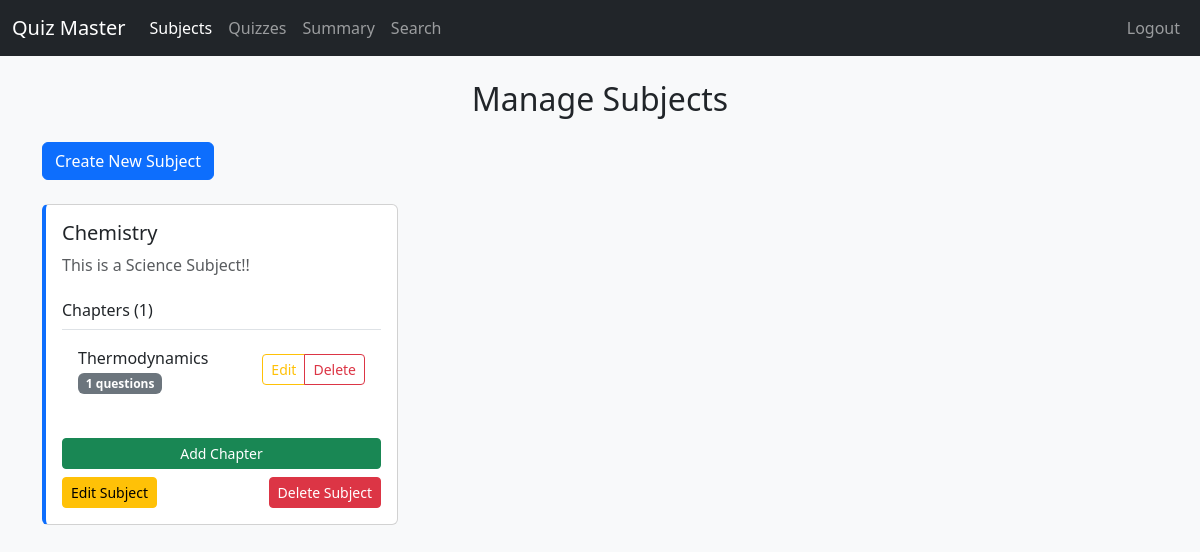
The app's page /manage_subjects (signed in) with its own data.
### models.py (models this page shows, shortened)
class Subject(db.Model):
    __tablename__ = 'subjects'
    id = db.Column(db.Integer, primary_key=True)
    name = db.Column(db.String(100), nullable=False, unique=True)
    description = db.Column(db.Text, nullable=True)
    chapters = db.relationship('Chapter', backref='subject', cascade='all, delete-orphan', lazy=True)

class Chapter(db.Model):
    __tablename__ = 'chapters'
    id = db.Column(db.Integer, primary_key=True)
    name = db.Column(db.String(100), nullable=False)
    subject_id = db.Column(db.Integer, db.ForeignKey('subjects.id'), nullable=False)
    quizzes = db.relationship('Quiz', backref='chapter', cascade='all, delete-orphan', passive_deletes=True)

### app.py (the view)
@app.route('/manage_subjects')
def manage_subjects():
    if not session.get('admin_logged_in'):
        return redirect(url_for('admin_login'))
    subjects = Subject.query.all()
    return render_template('manage_subjects.html', subjects=subjects)

### templates/manage_subjects.html (shortened to what this page needs)
<!DOCTYPE html>
<html lang="en">
<head>
    <link href="https://cdn.jsdelivr.net/npm/bootstrap@5.3.0/dist/css/bootstrap.min.css" rel="stylesheet">
</head>
<body class="bg-light">
    <nav class="navbar navbar-expand-lg navbar-dark bg-dark">
        <div class="container-fluid">
            <a class="navbar-brand" href="{{ url_for('admin_dashboard') }}">Quiz Master</a>
            <div class="collapse navbar-collapse" id="navbarNav">
                <ul class="navbar-nav me-auto">
                    <li class="nav-item">
                        <a class="nav-link active" href="{{ url_for('manage_subjects') }}">Subjects</a>
                    </li>
                    <li class="nav-item">
                        <a class="nav-link" href="{{ url_for('manage_quizzes') }}">Quizzes</a>
                    </li>
                    <li class="nav-item">
                        <a class="nav-link" href="{{ url_for('admin_summary') }}">Summary</a>
                    </li>
                    <li class="nav-item">
                        <a class="nav-link" href="{{ url_for('admin_search') }}">Search</a>
                    </li>
                </ul>
                <ul class="navbar-nav">
                    <li class="nav-item">
                        <a class="nav-link" href="{{ url_for('admin_logout') }}">Logout</a>
                    </li>
                </ul>
            </div>
        </div>
    </nav>
    <div class="container mt-4">
        <h2 class="text-center mb-4">Manage Subjects</h2>
        <a href="{{ url_for('create_subject') }}" class="btn btn-primary mb-4">Create New Subject</a>
        <div class="row">
            {% for subject in subjects %}
            <div class="col-md-6 col-lg-4 mb-4">
                <div class="card subject-card h-100">
                    <div class="card-body d-flex flex-column">
                        <h5 class="card-title">
                            <a href="{{ url_for('subject_detail', subject_id=subject.id) }}" class="text-decoration-none text-dark">
                                {{ subject.name }}
                            </a>
                        </h5>
                        <p class="card-text text-muted">{{ subject.description }}</p>
                        <div class="mt-2 mb-3 flex-grow-1">
                            <h6 class="border-bottom pb-2">Chapters ({{ subject.chapters|length }})</h6>
                            <ul class="list-group list-group-flush">
                                {% for chapter in subject.chapters %}
                                <li class="list-group-item py-2">
                                    <div class="d-flex justify-content-between align-items-center">
                                        <span class="pe-2">
                                            {{ chapter.name }}
                                            <span class="badge bg-secondary">
                                                {% set question_count = namespace(total=0) %}
                                                {% for quiz in chapter.quizzes %}
                                                    {% set question_count.total = question_count.total + quiz.questions|length %}
                                                {% endfor %}
                                                {{ question_count.total }} questions
                                            </span>
                                        </span>
                                        <div class="btn-group">
                                            <a href="{{ url_for('edit_chapter', id=chapter.id) }}"
                                               class="btn btn-sm btn-outline-warning">Edit</a>
                                            <a href="{{ url_for('delete_chapter', id=chapter.id) }}"
                                               class="btn btn-sm btn-outline-danger">Delete</a>
                                        </div>
                                    </div>
                                </li>
                                {% else %}
                                <li class="list-group-item text-muted">No chapters yet</li>
                                {% endfor %}
                            </ul>
                        </div>
                        <div class="mt-auto">
                            <a href="{{ url_for('create_chapter', subject_id=subject.id) }}"
                               class="btn btn-success btn-sm w-100 mb-2">Add Chapter</a>
                            <div class="d-flex justify-content-between">
                                <a href="{{ url_for('edit_subject', id=subject.id) }}"
                                   class="btn btn-warning btn-sm">Edit Subject</a>
                                <a href="{{ url_for('delete_subject', id=subject.id) }}"
                                   class="btn btn-danger btn-sm">Delete Subject</a>
                            </div>
                        </div>
                    </div>
                </div>
            </div>
            {% else %}
            <div class="col-12">
                <div class="alert alert-info text-center">
                    No subjects found. Create your first subject!
                </div>
            </div>
            {% endfor %}
        </div>
    </div>
</body>
</html>

### templates/manage_subjects.html (style rules this page uses)
.subject-card { margin-bottom: 20px; border-left: 4px solid #0d6efd; }

### records on screen
Subject: name "Chemistry", description "This is a Science Subject!!", chapters|length "1"
Chapter: name "Thermodynamics", total "1"
